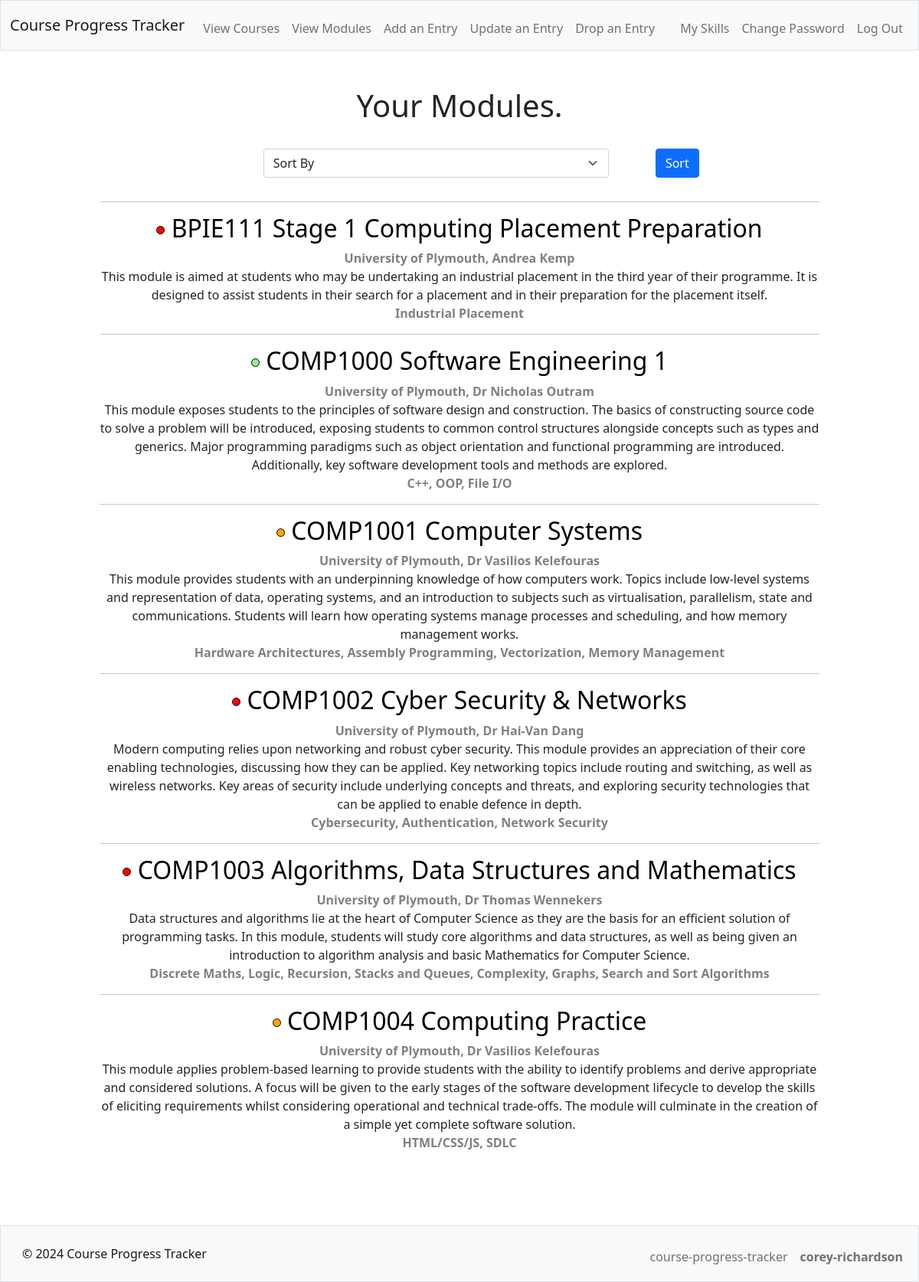
The app's page /modules (signed in), older data.
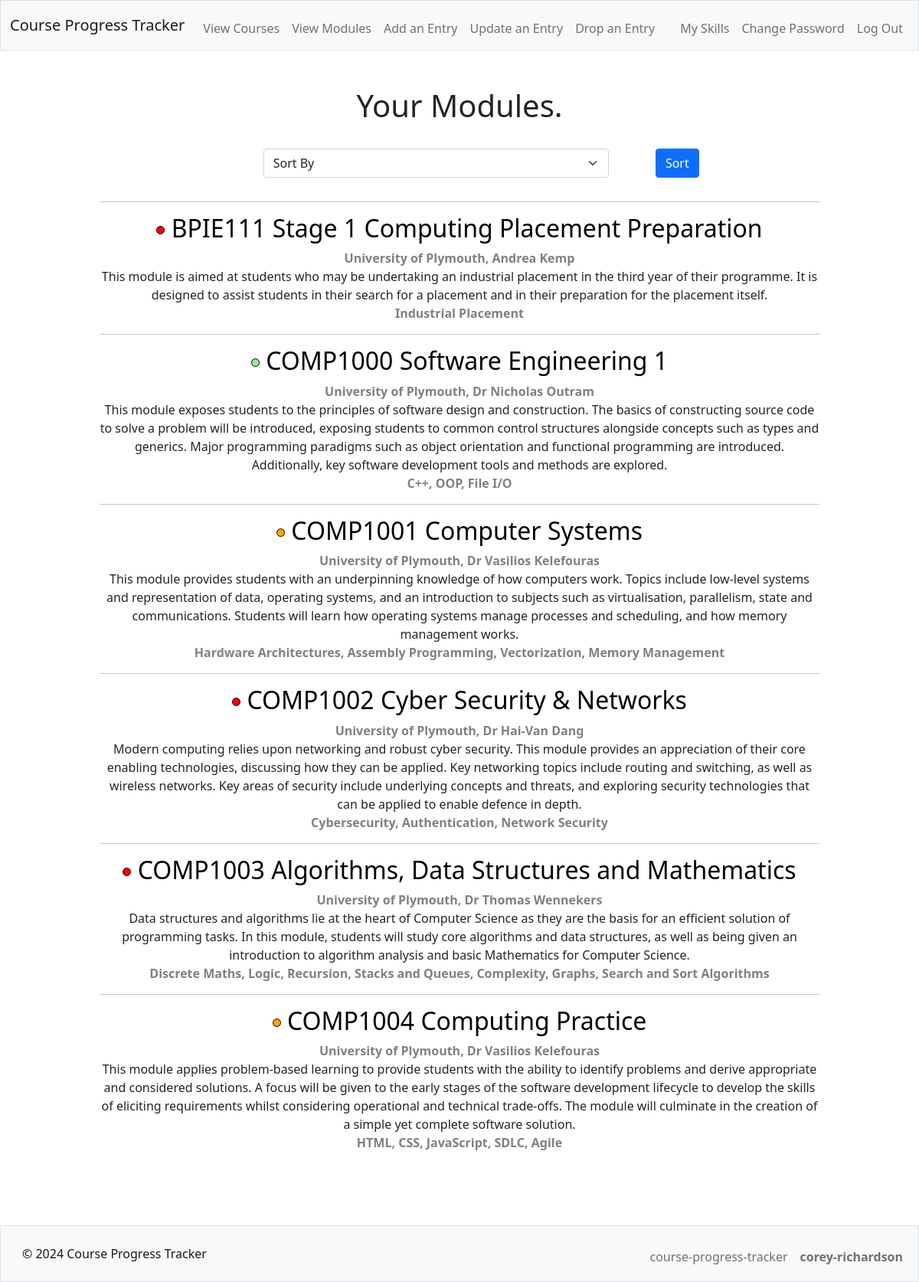
The same page, newer data.
### tables this page shows
CREATE TABLE "courses" (id INTEGER, user_id INTEGER NOT NULL, name TEXT NOT NULL UNIQUE, url TEXT, topics TEXT NOT NULL, desc TEXT NOT NULL, provider TEXT NOT NULL, is_complete INTEGER NOT NULL, is_course BOOL NOT NULL, PRIMARY KEY(id));

### app.py (the view)
@app.route("/modules", methods=["GET", "POST"])
@login_required
def modules():
    if request.method == "POST" and request.form.get("sort_index"):
        sort_index = request.form.get("sort_index")
        match sort_index:
            case "provider":
                modules = db.execute(
                    "SELECT * FROM courses WHERE user_id = ? AND is_course = false ORDER BY provider, name",
                    (session["user_id"],)
                )
            case "is_complete DESC":
                modules = db.execute(
                    "SELECT * FROM courses WHERE user_id = ? AND is_course = false ORDER BY is_complete DESC",
                    (session["user_id"],)
                )
            case "is_complete ASC":
                modules = db.execute(
                    "SELECT * FROM courses WHERE user_id = ? AND is_course = false ORDER BY is_complete ASC",
                    (session["user_id"],)
                )
            case _: # name or anything else
                modules = db.execute(
                    "SELECT * FROM courses WHERE user_id = ? AND is_course = false ORDER BY name",
                    (session["user_id"],)
                )
    else:
        modules = db.execute(
            "SELECT * FROM courses WHERE user_id = ? AND is_course = false ORDER BY name",
            (session["user_id"],)
        )
    modules = modules.fetchall()
    if len(modules) == 0:
        return render_template("empty.html", type="modules", action="display")
    return render_template("index.html", courses=modules, type="Modules")

### app.py (called while the page is built)
@app.after_request
def after_request(response):
    response.headers["Cache-Control"] = "no-cache, no-store, must-revalidate"
    response.headers["Expires"] = 0
    response.headers["Pragma"] = "no-cache"
    return response

### helpers.py (called while the page is built)
def login_required(f):
    @wraps(f)
    def decorated_function(*args, **kwargs):
        if session.get("user_id") is None:
            return redirect("/login")
        return f(*args, **kwargs)
    return decorated_function

### templates/index.html (shortened to what this page needs)
{% extends "layout.html" %}
{% block main %}
    <h1>Your {{ type }}.</h1>
    <br>
    <div class="course">
        {% if type == "Courses" %}
        <form action="/" method="post">
        {% else %}
        <form action="/modules" method="post">
        {% endif %}
            <div class="mb-3" style="display: inline-block; width: 60%;">
                <select class="form-select mx-auto w-auto" name="sort_index" style="width: 100%;" required>
                    <option selected disabled hidden>Sort By</option>
                </select>
            </div>
            <button style="display: inline-block; position: relative; bottom: 2px;" class="btn btn-primary" type="submit">Sort</button>
        </form>
        <hr>
    </div>
    {% for course in courses %}
        <div class="course">
            <h2>
                {% if course[7] == 2 %}
                    <span class="green dot"></span>
                {% elif course[7] == 1 %}
                    <span class="amber dot"></span>
                {% else %}
                    <span class="red dot"></span>
                {% endif %}
                {% if course[3] %}
                    <a href="{{ course[3] }}" target="_blank">{{ course[2] }}</a>
                {% else %}
                    {{ course[2] }}
                {% endif %}
            </h2>
            <aside>{{ course[6] }}</aside>
            <p>
                {{ course[5] }} <br>
                <aside>{{ course[4] }}</aside>
            </p>
            {% if not loop.last %}
            <hr>
            {% endif %}
        </div>
    {% endfor %}
{% endblock %}

### templates/layout.html (shortened to what this page needs)
<!DOCTYPE html>
<html lang="en">
    <head>
        <link href="https://cdn.jsdelivr.net/npm/bootstrap@5.1.3/dist/css/bootstrap.min.css" rel="stylesheet">
        <link href="/static/style.css" rel="stylesheet">
    </head>
    <body>
        <nav class="bg-light border navbar navbar-expand-md navbar-light">
            <div class="container-fluid">
                <a class="navbar-brand" href="/">Course Progress Tracker</a>
                <div class="collapse navbar-collapse" id="navbar">
                    {% if session["user_id"] %}
                        <ul class="navbar-nav me-auto mt-2">
                            <li class="nav-item"><a class="nav-link" href="/">View Courses</a></li>
                            <li class="nav-item"><a class="nav-link" href="/modules">View Modules</a></li>
                            <li class="nav-item"><a class="nav-link" href="/add">Add an Entry</a></li>
                            <li class="nav-item"><a class="nav-link" href="/update">Update an Entry</a></li>
                            <li class="nav-item"><a class="nav-link" href="/drop">Drop an Entry</a></li>
                        </ul>
                        <ul class="navbar-nav ms-auto mt-2">
                            <li class="nav-item"><a class="nav-link" href="/skills">My Skills</a></li>
                            <li class="nav-item"><a class="nav-link" href="/change_password">Change Password</a></li>
                            <li class="nav-item"><a class="nav-link" href="/logout">Log Out</a></li>
                        </ul>
                    {% else %}
                        <ul class="navbar-nav ms-auto mt-2">
                            <li class="nav-item"><a class="nav-link" href="/register">Register</a></li>
                            <li class="nav-item"><a class="nav-link" href="/login">Log In</a></li>
                        </ul>
                    {% endif %}
                </div>
            </div>
        </nav>
        <main class="container-fluid py-5 text-center">
            {% block main %}{% endblock %}
        </main>
        <footer class="bg-light border navbar navbar-expand-md navbar-light mt-5">
            <div class="container-fluid">
                <span class="navbar-text">
                    <a class="nav-link" href="https://github.com/corey-richardson/course-progress-tracker/blob/main/LICENSE" target="_blank">&copy; 2024 Course Progress Tracker</a>
                </span>
                <ul class="navbar-nav ms-auto mt-2">
                    <li class="nav-item"><a class="nav-link" href="https://github.com/corey-richardson/course-progress-tracker" target="_blank">course-progress-tracker</a></li>
                    <li class="nav-item"><b><a class="nav-link" href="https://linktr.ee/coreyrichardson" target="_blank">corey-richardson</a></b></li>
                </ul>
            </div>
        </footer>
    </body>
</html>

### static/style.css (style rules this page uses)
body { display: flex; flex-direction: column; min-height: 100vh; }
main { flex: 1; }
p, aside { margin: 0; }
h2 > a { text-decoration: none; color: black; }
.course aside { font-weight: bold; color: grey; }
hr { margin: 15px auto; }
.dot { height: 11px; width: 11px; border: 1px solid black; border-radius: 50%; display: inline-block; position: relative; bottom: 4px; }
.green { background-color: lightgreen; }
.amber { background-color: orange; }
.red { background-color: red; }
.course { width: 80%; margin: 0 auto; }
select { max-width: 80%; }
input, select { min-width: 80%; }

Row changes from the older to the newer data that the page shows:
changed courses "COMP1004 Computing Practice": topics "HTML/CSS/JS, SDLC" → "HTML, CSS, JavaScript, SDLC, Agile"
